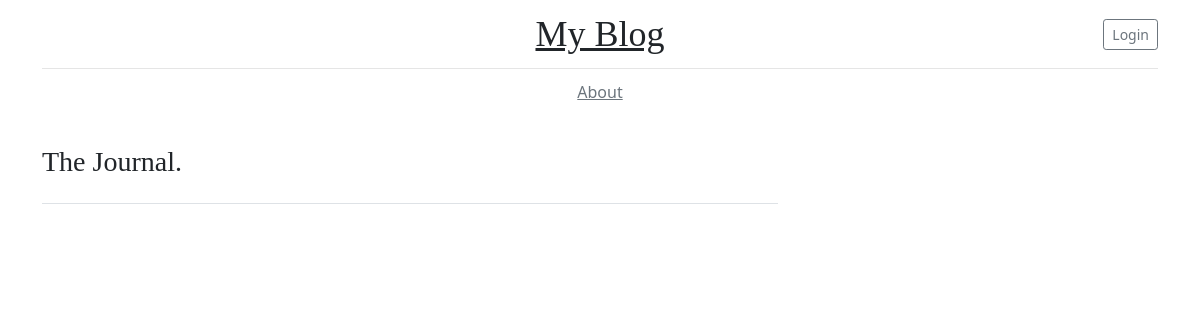
Before: / with the older database file.
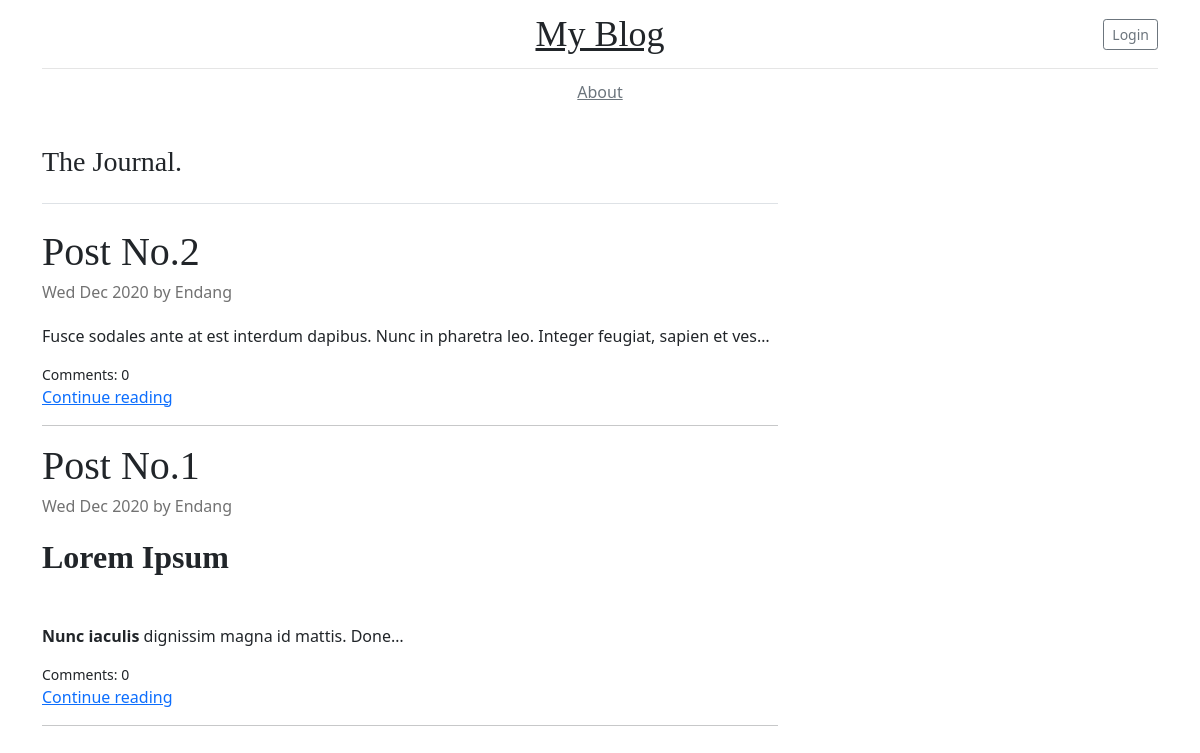
After: the same page with the newer database file.
### blog/models.py (models this page shows, shortened)
class Post(models.Model):
    author = models.ForeignKey(User, on_delete=models.CASCADE)
    title = models.CharField(max_length=200)
    text = models.TextField(blank=True)
    created_date = models.DateTimeField(default=timezone.now)
    published_date = models.DateTimeField(blank=True, null=True)
    def approve_comments(self):
        return self.comments.filter(approved_comment=True)

### blog/views.py (the view)
# urls.py: path('', views.PostListView.as_view(), name='post_list'),
class PostListView(ListView):
    model = Post
    def get_queryset(self):
        return Post.objects.filter(published_date__lte=timezone.now()).order_by('-published_date')

### blog/templates/blog/post_list.html
{% extends 'blog/base.html' %}
{% block content %}
    <div class="row">
        <div class="col-md-8">
            <h3 class="pb-4 my-4 font-italic border-bottom">
                The Journal.
            </h3>
            {% for post in post_list %}
                <article class="blog-post mb-0">
                    <h2 class="blog-post-title">{{ post.title }}</h2>
                    <p class="blog-post-meta">{{ post.published_date|date:"D M Y" }} by
                        <span>{{ post.author|title }}</span></p>
                    <p class="mb-0">{{ post.text|safe|truncatechars:100 }}</p>
                    <p class="small mb-0">Comments: {{ post.approve_comments.count }}</p>
                </article>
                <div class="mb-0">
                    <a href="{% url 'blog:post_detail' post.id %}" class="">Continue reading</a>
                </div>
                <hr>
            {% endfor %}
        </div>
        <div class="col-md-4"></div>
    </div>
{% endblock %}

### blog/templates/blog/base.html (shortened to what this page needs)
{% load static %}
<!doctype html>
<html lang="en">
<head>
    <link href="https://cdn.jsdelivr.net/npm/bootstrap@5.0.0-beta1/dist/css/bootstrap.min.css" rel="stylesheet"
>
    <link rel="stylesheet" href="//cdn.jsdelivr.net/npm/medium-editor@latest/dist/css/medium-editor.min.css"
          type="text/css" media="screen" charset="utf-8">
    <link rel="stylesheet" href="{% static 'css/blog.css' %}">
</head>
<body>
<div class="container">
    <header class="blog-header py-3">
        <div class="row flex-nowrap justify-content-between align-items-center">
            <div class="col-4 pt-1">
            </div>
            <div class="col-4 text-center">
                <a class="blog-header-logo text-dark" href="{% url 'blog:post_list' %}">My Blog</a>
            </div>
            <div class="col-4 d-flex justify-content-end align-items-center">
                {% if user.is_authenticated %}
                    <a class="btn btn-sm btn-outline-secondary" href="{% url 'logout' %}">Logout</a>
                {% else %}
                    <a class="btn btn-sm btn-outline-secondary" href="{% url 'login' %}">Login</a>
                {% endif %}
            </div>
        </div>
    </header>
    <div class="nav-scroller py-1 mb-2">
        <nav class="nav d-flex justify-content-center">
            <a class="p-2 link-secondary" href="{% url 'blog:about' %}">About</a>
        </nav>
    </div>
</div>
<div class="container">
    {% block content %}
    {% endblock %}
</div>
</body>
</html>

### blog/static/css/blog.css (style rules this page uses)
.blog-header { line-height: 1; border-bottom: 1px solid #e5e5e5; }
.blog-header-logo { font-family: "Playfair Display", Georgia, "Times New Roman", serif; font-size: 2.25rem; }
h1, h2, h3, h4, h5, h6 { font-family: "Playfair Display", Georgia, "Times New Roman", serif; }
.nav-scroller { position: relative; z-index: 2; height: 2.75rem; overflow-y: hidden; }
.nav-scroller .nav { display: flex; flex-wrap: nowrap; padding-bottom: 1rem; margin-top: -1px; overflow-x: auto; text-align: center; white-space: nowrap; -webkit-overflow-scrolling: touch; }
.blog-post { margin-bottom: 4rem; }
.blog-post-title { margin-bottom: .25rem; font-size: 2.5rem; }
.blog-post-meta { margin-bottom: 1.25rem; color: #727272; }

Changed rows visible on the page:
added Post: title "Post No.2", published_date "Wed Dec 2020", author "Endang", text "Fusce sodales ante at est interdum dapibus. Nunc in pharetra leo. Integer feugiat, sapien et ves…", approve_comments.count "0"
added Post: title "Post No.1", published_date "Wed Dec 2020", author "Endang", text "Lorem Ipsum Nunc iaculis dignissim magna id mattis. Done…", approve_comments.count "0"
